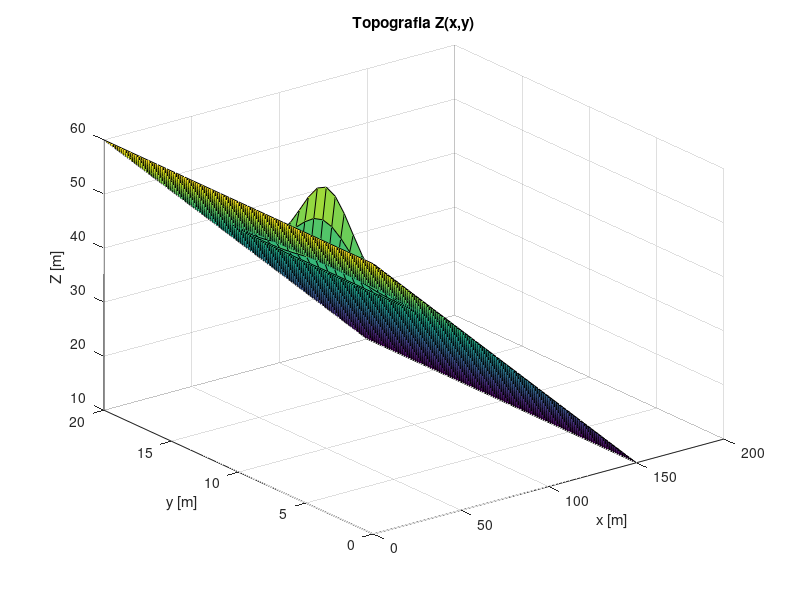
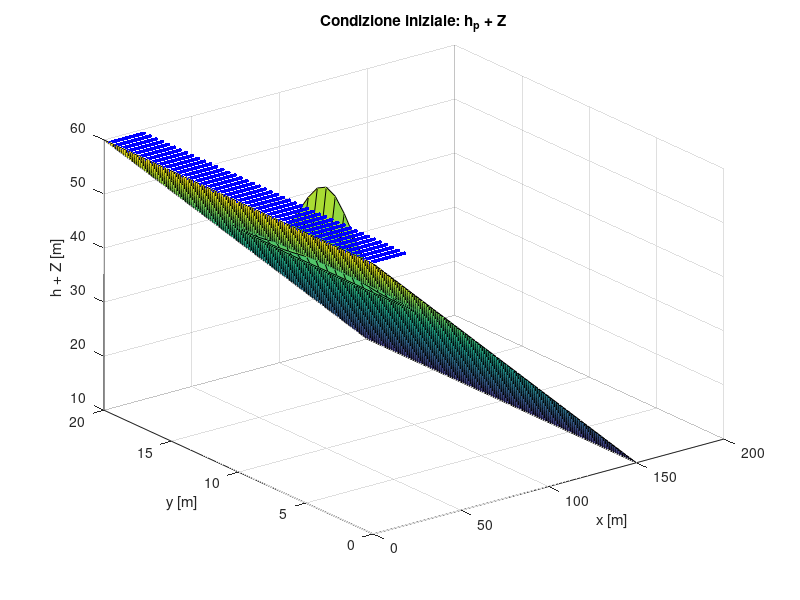

MATLAB code for these plots, in order:
% conservation_test.m
% Test dalla Sezione 4.2 del paper Fois et al. (2024)
% Dam break su piano inclinato con ostacolo gaussiano
% Verifica conservazione massa e momento lineare

clear all;
close all;
clc;

% Dominio: [0, 150] x [0, 20]
nelex = 75;
neley = 30;
Lx = 150;
Ly = 20;
hx = Lx / nelex;
hy = Ly / neley;

x = linspace(0, Lx, nelex+1);
y = linspace(0, Ly, neley+1);
[X, Y] = meshgrid(x, y);

% Topografia: piano inclinato + ostacolo gaussiano a (50, 10)
Z = 60 - (1/3).*X + 15.*exp(-((X-50).^2)./7 - ((Y-10).^2)./7);

% Gradienti con spaziatura corretta
[gx, gy] = gradient(Z, hx, hy);

% Visualizzazione topografia
figure(1);
surf(X, Y, Z);
title('Topografia Z(x,y)');
xlabel('x [m]'); ylabel('y [m]'); zlabel('Z [m]');

% Particelle: solo nella regione [0, 20] x [0, 20]
Xmin = 0; Xmax = 20; Ymin = 0; Ymax = 20;
DX = 0.45; DY = 0.45;
[xp, yp] = meshgrid(Xmin+DX/2:DX:Xmax-DX/2, Ymin+DY/2:DY:Ymax-DY/2);
xp = xp(:);
yp = yp(:);

% Altezza iniziale: h = 60 - Z interpolata alle posizioni particelle
hp = 60 - interp2(X, Y, Z, xp, yp, 'linear');

% Rimuovi particelle con altezza nulla o negativa
hzero = find(hp <= 0.001);
hp(hzero) = [];
xp(hzero) = [];
yp(hzero) = [];

nmp = numel(xp);
fprintf('Particelle: %d\n', nmp);

% Visualizzazione condizione iniziale
figure(2);
surf(X, Y, Z);
hold on;
scatter3(xp, yp, hp + interp2(X, Y, Z, xp, yp, 'linear'), 7, 'b', 'filled');
title('Condizione iniziale: h_p + Z');
xlabel('x [m]'); ylabel('y [m]'); zlabel('h + Z [m]');

%% Costanti fisiche (dal paper Sezione 4.2)
g     = 9.81;
xi    = 200;      % coefficiente turbolenza [m/s^2]
rhosy = 1200.0;   % densita mudflow [kg/m^3]
T     = 9;        % tempo finale [s]

%% Quantita particellari
Msys  = sum(hp * DX * DY * rhosy);
Mp    = Msys / nmp * ones(nmp, 1);
Vp    = Mp ./ rhosy;
Ap    = Vp ./ hp;
vp    = zeros(nmp, 2);
momp  = zeros(nmp, 2);

% Flag fisici (dal paper: friction attiva, Bingham attivo)
BINGHAM  = 1.0;
FRICTION = 1.0;
CFL      = 0.2;
BC_FLAG  = 1.0;
eq_level = 0.0;   % non well-balanced

% Parametri reologici (dal paper)
% mu = 10 Pa·s (viscosita)
% phi ~ 12 gradi (angolo di attrito)
% tau_Y: non esplicitato nel paper per questo test, usiamo 30 Pa·s (come nel well-balanced test)
% NOTA: nel gpu_offload.cpp, mu e tau_Y sono hardcoded (mu=50, tau_Y=2000)
%       Per riprodurre esattamente il paper, vanno modificati nel codice C++

Zz   = Z(:);
dZdx = gx(:);
dZdy = gy(:);

%% Scrittura DATA.json
function v2j(fid, name, x, last)
  if isscalar(x) && ~ischar(x)
    fprintf(fid, '"%s": %.17g', name, x);
  elseif ischar(x)
    fprintf(fid, '"%s": "%s"', name, x);
  else
    x = x(:);
    fprintf(fid, '"%s": [', name);
    fprintf(fid, '%.17g', x(1));
    for k = 2:numel(x)
      fprintf(fid, ',%.17g', x(k));
    endfor
    fprintf(fid, ']');
  endif
  if (~last)
    fprintf(fid, ',\n');
  else
    fprintf(fid, '\n');
  endif
endfunction

FID = fopen("DATA.json", "w");
fprintf(FID, "{\n");
v2j(FID, "x",           xp,         false);
v2j(FID, "y",           yp,         false);
v2j(FID, "Mp",          Mp,         false);
v2j(FID, "Ap",          Ap,         false);
v2j(FID, "vpx",         vp(:,1),    false);
v2j(FID, "vpy",         vp(:,2),    false);
v2j(FID, "Nex",         nelex,      false);
v2j(FID, "Ney",         neley,      false);
v2j(FID, "hx",          hx,         false);
v2j(FID, "hy",          hy,         false);
v2j(FID, "hp",          hp,         false);
v2j(FID, "mom_px",      momp(:,1),  false);
v2j(FID, "mom_py",      momp(:,2),  false);
v2j(FID, "g",           g,          false);
v2j(FID, "T",           T,          false);
v2j(FID, "xi",          xi,         false);
v2j(FID, "rho",         rhosy,      false);
v2j(FID, "Vp",          Vp,         false);
v2j(FID, "Z",           Zz,         false);
v2j(FID, "dZdx",        dZdx,       false);
v2j(FID, "dZdy",        dZdy,       false);
v2j(FID, "BINGHAM_ON",  BINGHAM,    false);
v2j(FID, "CFL",         CFL,        false);
v2j(FID, "BC_FLAG",     BC_FLAG,    false);
v2j(FID, "eq_level",    eq_level,   false);
v2j(FID, "FRICTION_ON", FRICTION,   true);
fprintf(FID, "}\n");
fclose(FID);
fprintf('DATA.json scritto: %d particelle, griglia %dx%d\n', nmp, nelex, neley);
fprintf('Dominio: [0,%.0f] x [0,%.0f], hx=%.3f, hy=%.3f\n', Lx, Ly, hx, hy);
fprintf('Parametri: rho=%.0f, xi=%.0f, T=%.0f, CFL=%.2f\n', rhosy, xi, T, CFL);
